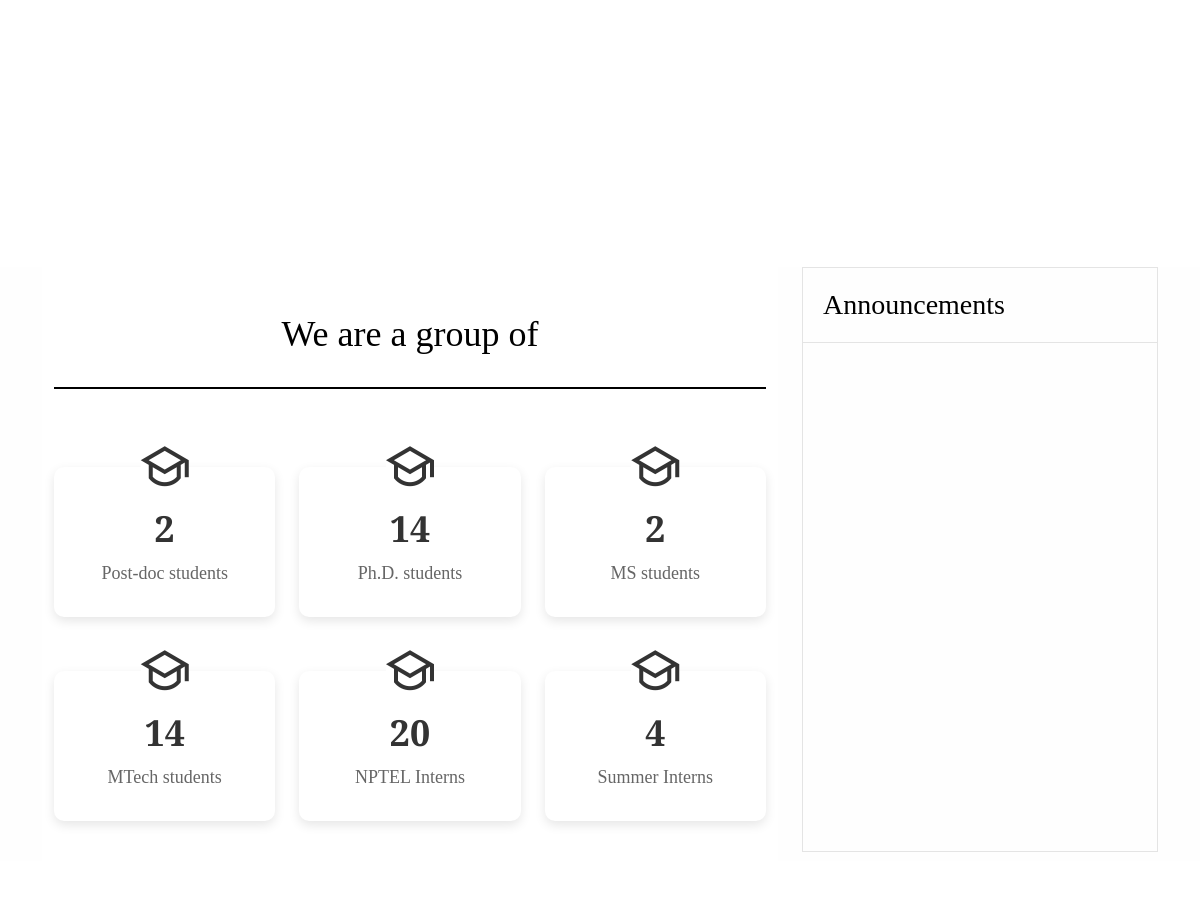
The app's page / (middle part), older data.
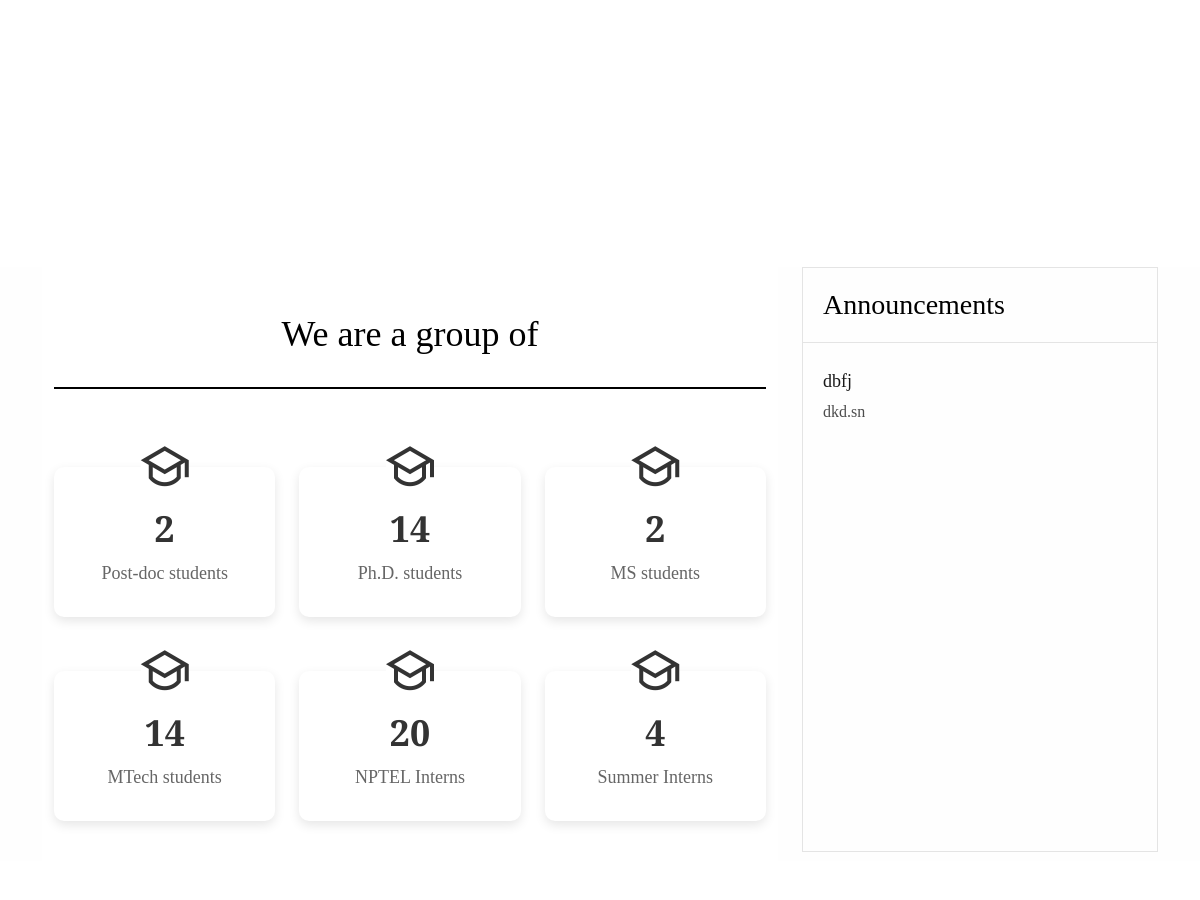
The same page, newer data.
### mainApp/models.py (models this page shows)
class Announcement(models.Model):
    title = models.CharField(max_length=255)
    author = models.CharField(max_length=100)
    created_at = models.DateTimeField(auto_now_add=True)
    link = models.URLField(default='')
    is_new = models.BooleanField(default=False)

### mainApp/views.py (the view)
# urls.py: path('',views.home),
def home(request):
    slides = Slide.objects.all()
    announcements = Announcement.objects.all().order_by('-created_at')[:10]  # Fetch latest 10 announcements
    context = {
        'slides': slides,
        'announcements': announcements,
    }
    return render(request, 'index.html', context)

### mainApp/templates/index.html (shortened to what this page needs)
{% extends "base.html" %}
{% load static %}
{% block body %}
  <section id="hero-slider" class="hero-slider">
    <br><br>
  </section>
         <div id="countsAndAnnounce">
           <div class="container">
             <div class="row">
               <div class="col-lg-8 col-md-12">
         <section id="facts" class="facts">
           <div class="container" data-aos="fade-up">
               <div class="section-header d-flex justify-content-center align-items-center mb-5">
                   <h1 class="text-black">We are a group of</h1>
               </div>
               <div class="row">
                   <div class="col-lg-4 col-md-6">
                       <div class="count-box">
                           <i style="background-color: #ffff;" class="ri-graduation-cap-line"></i>
                           <h3>2</h3>
                           <p>Post-doc students</p>
                       </div>
                   </div>
                   <div class="col-lg-4 col-md-6 mt-4 mt-md-0">
                       <div class="count-box">
                         <i style="background-color: #ffff;" class="ri-graduation-cap-line"></i>
                           <h3>14</h3>
                           <p>Ph.D. students</p>
                       </div>
                   </div>
                   <div class="col-lg-4 col-md-6 mt-4 mt-lg-0">
                       <div class="count-box">
                           <i style="background-color: #ffff;" class="ri-graduation-cap-line"></i>
                           <h3>2</h3>
                           <p>MS students</p>
                       </div>
                   </div>
                   <div class="col-lg-4 col-md-6 mt-4">
                       <div class="count-box">
                           <i style="background-color: #ffff;" class="ri-graduation-cap-line"></i>
                           <h3>14</h3>
                           <p>MTech students</p>
                       </div>
                   </div>
                   <div class="col-lg-4 col-md-6 mt-4">
                       <div class="count-box">
                           <i style="background-color: #ffff;" class="ri-graduation-cap-line"></i>
                           <h3>20</h3>
                           <p>NPTEL Interns</p>
                       </div>
                   </div>
                   <div class="col-lg-4 col-md-6 mt-4">
                       <div class="count-box">
                           <i style="background-color: #ffff;" class="ri-graduation-cap-line"></i>
                           <h3>4</h3>
                           <p>Summer Interns</p>
                       </div>
                   </div>
               </div>
           </div>
       </section>
           </div>
           <div class="col-lg-4 col-md-12">
             <div id="announce" class="trending">
               <h3>Announcements</h3>
           <div class="trending-post-container">
               <ul class="trending-post marquee">
                {% for announcement in announcements %}
                <li class="{% if announcement.is_new %}new-announcement{% endif %}">
                    <a href="{{ announcement.link }}" target="_blank">
                        <span class="number">{{ forloop.counter }}</span>
                        <h3>{{ announcement.title }}</h3>
                        <span class="author">{{ announcement.author }}</span>
                    </a>
                </li>
                {% endfor %}
                 </ul>
               </div>
             </div>
           </div>
         </div>
       </div>
     </div>
   <section id="dor" class="services">
   </section>
{% endblock body %}

Row changes from the older to the newer data that the page shows:
added Announcement: title "dbfj", author "dkd.sn"
